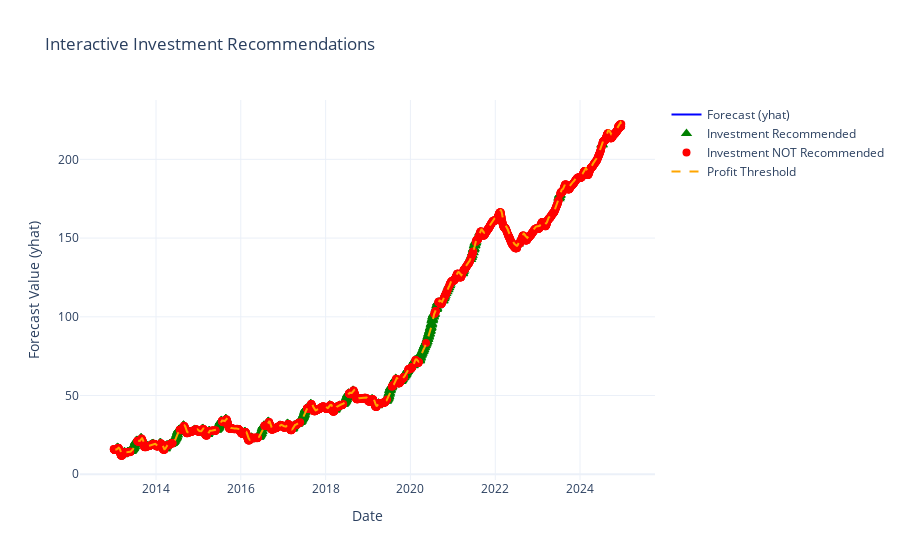

Notebook code for this chart:
### Code cell
import plotly.express as px
import plotly.graph_objects as go

fig = go.Figure()

fig.add_trace(go.Scatter(
    x=forecast_dates['ds'],
    y=forecast_dates['yhat'],
    mode='lines',
    name='Forecast (yhat)',
    line=dict(color='blue')
))

fig.add_trace(go.Scatter(
    x=recommended['ds'],
    y=recommended['yhat'],
    mode='markers',
    name='Investment Recommended',
    marker=dict(color='green', size=10, symbol='triangle-up')
))

fig.add_trace(go.Scatter(
    x=not_recommended['ds'],
    y=not_recommended['yhat'],
    mode='markers',
    name='Investment NOT Recommended',
    marker=dict(color='red', size=8, symbol='circle')
))

fig.add_trace(go.Scatter(
    x=forecast_dates['ds'],
    y=forecast_dates['ten_day_mean'] * profit_threshold,
    mode='lines',
    name='Profit Threshold',
    line=dict(color='orange', dash='dash')
))

fig.update_layout(
    title='Interactive Investment Recommendations',
    xaxis_title='Date',
    yaxis_title='Forecast Value (yhat)',
    template='plotly_white'
)

fig.show()

### Figure 1 — Plotly figure (JSON) as saved in the notebook; plotly's stock layout.template omitted (floating-point values rounded to 4 significant figures; data arrays with more than 128 entries replaced by an {"elided": "..."} marker saying what was removed)
{"data": [{"line": {"color": "blue"}, "mode": "lines", "name": "Forecast (yhat)", "type": "scatter", "x": {"elided": "3024 str values"}, "y": {"elided": "3024 float values"}}, {"marker": {"color": "green", "size": 10, "symbol": "triangle-up"}, "mode": "markers", "name": "Investment Recommended", "type": "scatter", "x": {"elided": "874 str values"}, "y": {"elided": "874 float values"}}, {"marker": {"color": "red", "size": 8, "symbol": "circle"}, "mode": "markers", "name": "Investment NOT Recommended", "type": "scatter", "x": {"elided": "2150 str values"}, "y": {"elided": "2150 float values"}}, {"line": {"color": "orange", "dash": "dash"}, "mode": "lines", "name": "Profit Threshold", "type": "scatter", "x": {"elided": "3024 str values"}, "y": {"elided": "3024 float values"}}], "layout": {"title": {"text": "Interactive Investment Recommendations"}, "xaxis": {"title": {"text": "Date"}}, "yaxis": {"title": {"text": "Forecast Value (yhat)"}}}}
